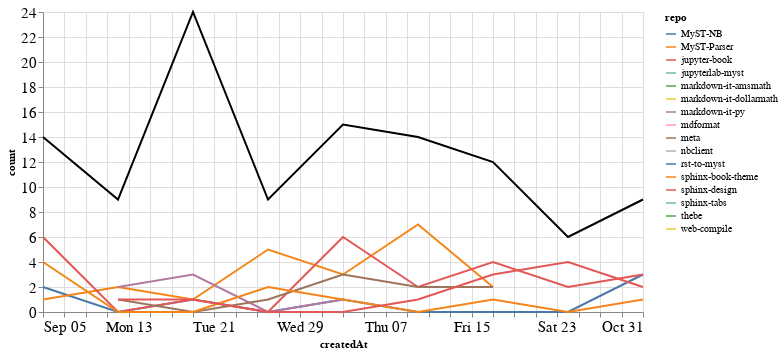

The cell this chart's notebook holds for it:
### Markdown cell above
### Comments

### Code cell
comments_time = comments.groupby('repo').resample('W', on='createdAt').count()['author'].reset_index()
comments_time = comments_time.rename(columns={'author': 'count'})
comments_time_total = comments_time.groupby('createdAt').agg({"count": "sum"}).reset_index()
ch1 = alt.Chart(comments_time, width=600).mark_line().encode(
    x='createdAt',
    y='count',
    color='repo',
    tooltip="repo"
)

ch2 = alt.Chart(comments_time_total, width=600).mark_line(color="black").encode(
    x='createdAt',
    y='count',
)

ch1 + ch2

### Figure 1 — Vega-Lite specification as saved in the notebook (floating-point values rounded to 4 significant figures)
{"config": {"axisLeft": {"labelFontSize": 15}, "axisBottom": {"labelFontSize": 15}}, "layer": [{"data": {"name": "data-cdd6af47c01ba4c851548fa778679cb5"}, "mark": "line", "encoding": {"color": {"type": "nominal", "field": "repo"}, "tooltip": {"type": "nominal", "field": "repo"}, "x": {"type": "temporal", "field": "createdAt"}, "y": {"type": "quantitative", "field": "count"}}, "width": 600}, {"data": {"name": "data-26abd5e329b7209cdc5fc3e5a0b5116b"}, "mark": {"type": "line", "color": "black"}, "encoding": {"x": {"type": "temporal", "field": "createdAt"}, "y": {"type": "quantitative", "field": "count"}}, "width": 600}], "$schema": "https://vega.github.io/schema/vega-lite/v4.8.1.json", "datasets": {"data-cdd6af47c01ba4c851548fa778679cb5": [{"repo": "MyST-NB", "createdAt": "2021-09-05T00:00:00", "count": 2}, {"repo": "MyST-NB", "createdAt": "2021-09-12T00:00:00", "count": 0}, {"repo": "MyST-NB", "createdAt": "2021-09-19T00:00:00", "count": 1}, {"repo": "MyST-NB", "createdAt": "2021-09-26T00:00:00", "count": 0}, {"repo": "MyST-NB", "createdAt": "2021-10-03T00:00:00", "count": 1}, {"repo": "MyST-NB", "createdAt": "2021-10-10T00:00:00", "count": 0}, {"repo": "MyST-NB", "createdAt": "2021-10-17T00:00:00", "count": 0}, {"repo": "MyST-NB", "createdAt": "2021-10-24T00:00:00", "count": 0}, {"repo": "MyST-NB", "createdAt": "2021-10-31T00:00:00", "count": 3}, {"repo": "MyST-Parser", "createdAt": "2021-09-05T00:00:00", "count": 1}, {"repo": "MyST-Parser", "createdAt": "2021-09-12T00:00:00", "count": 2}, {"repo": "MyST-Parser", "createdAt": "2021-09-19T00:00:00", "count": 1}, {"repo": "MyST-Parser", "createdAt": "2021-09-26T00:00:00", "count": 5}, {"repo": "MyST-Parser", "createdAt": "2021-10-03T00:00:00", "count": 3}, {"repo": "MyST-Parser", "createdAt": "2021-10-10T00:00:00", "count": 7}, {"repo": "MyST-Parser", "createdAt": "2021-10-17T00:00:00", "count": 2}, {"repo": "jupyter-book", "createdAt": "2021-09-05T00:00:00", "count": 6}, {"repo": "jupyter-book", "createdAt": "2021-09-12T00:00:00", "count": 0}, {"repo": "jupyter-book", "createdAt": "2021-09-19T00:00:00", "count": 1}, {"repo": "jupyter-book", "createdAt": "2021-09-26T00:00:00", "count": 0}, {"repo": "jupyter-book", "createdAt": "2021-10-03T00:00:00", "count": 6}, {"repo": "jupyter-book", "createdAt": "2021-10-10T00:00:00", "count": 2}, {"repo": "jupyter-book", "createdAt": "2021-10-17T00:00:00", "count": 4}, {"repo": "jupyter-book", "createdAt": "2021-10-24T00:00:00", "count": 2}, {"repo": "jupyter-book", "createdAt": "2021-10-31T00:00:00", "count": 3}, {"repo": "jupyterlab-myst", "createdAt": "2021-09-19T00:00:00", "count": 7}, {"repo": "markdown-it-amsmath", "createdAt": "2021-09-12T00:00:00", "count": 1}, {"repo": "markdown-it-dollarmath", "createdAt": "2021-09-12T00:00:00", "count": 1}, {"repo": "markdown-it-py", "createdAt": "2021-09-12T00:00:00", "count": 2}, {"repo": "markdown-it-py", "createdAt": "2021-09-19T00:00:00", "count": 3}, {"repo": "markdown-it-py", "createdAt": "2021-09-26T00:00:00", "count": 0}, {"repo": "markdown-it-py", "createdAt": "2021-10-03T00:00:00", "count": 1}, {"repo": "mdformat", "createdAt": "2021-09-05T00:00:00", "count": 1}, {"repo": "meta", "createdAt": "2021-09-12T00:00:00", "count": 1}, {"repo": "meta", "createdAt": "2021-09-19T00:00:00", "count": 0}, {"repo": "meta", "createdAt": "2021-09-26T00:00:00", "count": 1}, {"repo": "meta", "createdAt": "2021-10-03T00:00:00", "count": 3}, {"repo": "meta", "createdAt": "2021-10-10T00:00:00", "count": 2}, {"repo": "meta", "createdAt": "2021-10-17T00:00:00", "count": 2}, {"repo": "nbclient", "createdAt": "2021-09-19T00:00:00", "count": 7}, {"repo": "rst-to-myst", "createdAt": "2021-09-19T00:00:00", "count": 3}, {"repo": "sphinx-book-theme", "createdAt": "2021-09-05T00:00:00", "count": 4}, {"repo": "sphinx-book-theme", "createdAt": "2021-09-12T00:00:00", "count": 0}, {"repo": "sphinx-book-theme", "createdAt": "2021-09-19T00:00:00", "count": 0}, {"repo": "sphinx-book-theme", "createdAt": "2021-09-26T00:00:00", "count": 2}, {"repo": "sphinx-book-theme", "createdAt": "2021-10-03T00:00:00", "count": 1}, {"repo": "sphinx-book-theme", "createdAt": "2021-10-10T00:00:00", "count": 0}, {"repo": "sphinx-book-theme", "createdAt": "2021-10-17T00:00:00", "count": 1}, {"repo": "sphinx-book-theme", "createdAt": "2021-10-24T00:00:00", "count": 0}, {"repo": "sphinx-book-theme", "createdAt": "2021-10-31T00:00:00", "count": 1}, {"repo": "sphinx-design", "createdAt": "2021-09-12T00:00:00", "count": 1}, {"repo": "sphinx-design", "createdAt": "2021-09-19T00:00:00", "count": 1}, {"repo": "sphinx-design", "createdAt": "2021-09-26T00:00:00", "count": 0}, {"repo": "sphinx-design", "createdAt": "2021-10-03T00:00:00", "count": 0}, {"repo": "sphinx-design", "createdAt": "2021-10-10T00:00:00", "count": 1}, {"repo": "sphinx-design", "createdAt": "2021-10-17T00:00:00", "count": 3}, {"repo": "sphinx-design", "createdAt": "2021-10-24T00:00:00", "count": 4}, {"repo": "sphinx-design", "createdAt": "2021-10-31T00:00:00", "count": 2}, {"repo": "sphinx-tabs", "createdAt": "2021-09-12T00:00:00", "count": 1}, {"repo": "thebe", "createdAt": "2021-10-10T00:00:00", "count": 2}, {"repo": "web-compile", "createdAt": "2021-09-26T00:00:00", "count": 1}], "data-26abd5e329b7209cdc5fc3e5a0b5116b": [{"createdAt": "2021-09-05T00:00:00", "count": 14}, {"createdAt": "2021-09-12T00:00:00", "count": 9}, {"createdAt": "2021-09-19T00:00:00", "count": 24}, {"createdAt": "2021-09-26T00:00:00", "count": 9}, {"createdAt": "2021-10-03T00:00:00", "count": 15}, {"createdAt": "2021-10-10T00:00:00", "count": 14}, {"createdAt": "2021-10-17T00:00:00", "count": 12}, {"createdAt": "2021-10-24T00:00:00", "count": 6}, {"createdAt": "2021-10-31T00:00:00", "count": 9}]}}
